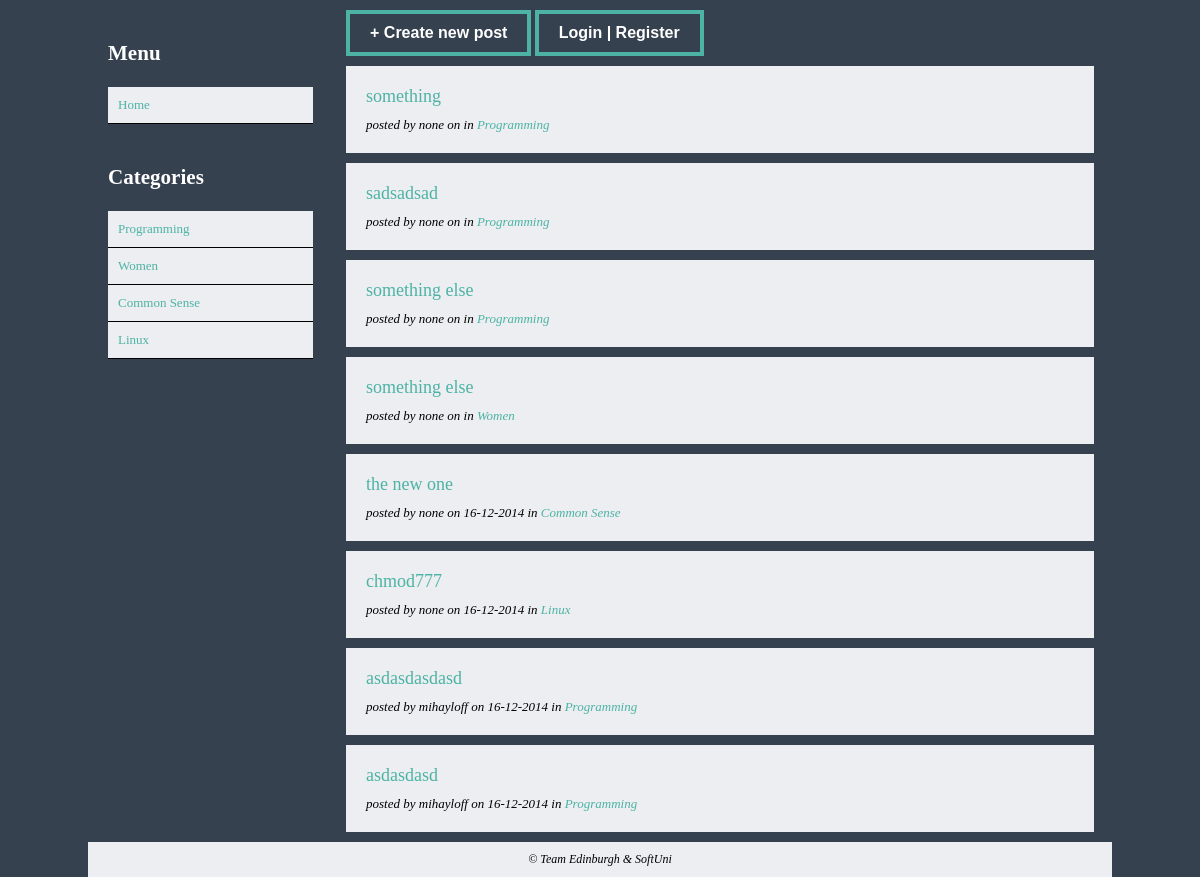
Before: / with the older database file.
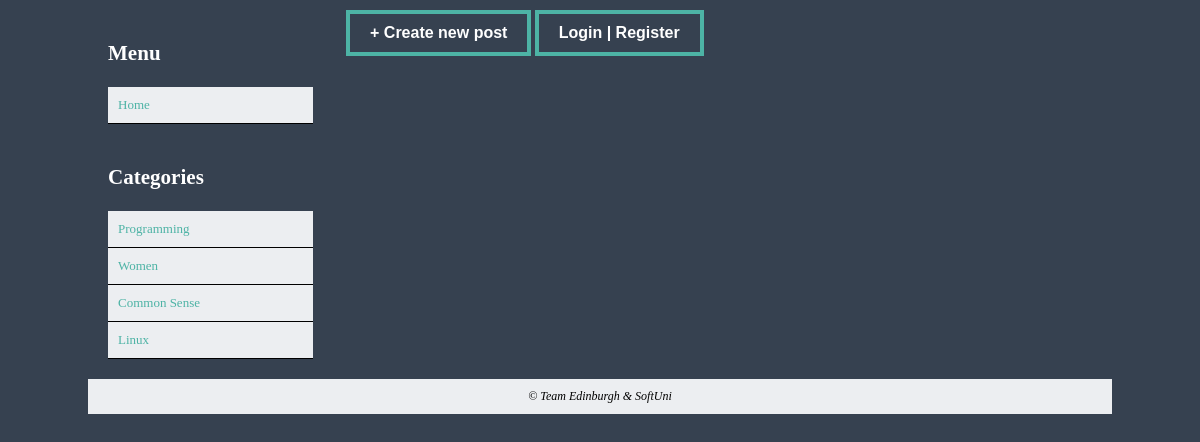
After: the same page with the newer database file.
### tables this page shows
CREATE TABLE IF NOT EXISTS `categories` (
  `Type` varchar(50) NOT NULL
);

CREATE TABLE IF NOT EXISTS `posts` (
`post_id` int(11) NOT NULL,
  `heading` varchar(50) NOT NULL,
  `author` varchar(50) NOT NULL,
  `content` text NOT NULL,
  `category` varchar(50) NOT NULL,
  `date` varchar(20) NOT NULL
);

### lib/database.php (called while the page is built, shortened)
<?php
class DB {
    static $conn;
    public function __construct() {
        self::$conn = mysqli_connect( DB_HOST, DB_USER,
            DB_PASS, DB_NAME );
        mysqli_query( self::$conn, "SET NAMES utf8" );
    }
    public function get_results( $sql ) {
        $result = mysqli_query( self::$conn, $sql );
        $return = array();
        while ( $row = mysqli_fetch_object( $result ) ) {
            $return[] = $row;
        }
        return $return;
    }
}

### index.php (the view, shortened to what this page needs)
<?php
require_once './lib/database.php';
?>
<!DOCTYPE html>
<html>
<head>
    <link rel="stylesheet" type="text/css" href="css/styles.css">
</head>
<body>
<div id="main-container">
    <div id="left">
        <section>
            <header><h3>Menu</h3></header>
            <ul>
                <li>
                    <a href="index.php">Home</a>
                </li>
            </ul>
        </section>
        <section>
            <header><h3>Categories</h3></header>
            <ul>
                <li>
                    <?php
                    $db = new DB();
                    $query = $db->get_results('SELECT * FROM categories');
                    if (!$query) {
                        die('Error in database.');
                    } else {
                        foreach ($query as $row) {
                            echo '<a href="index.php?category='.$row->Type.'">'.$row->Type.'</a>';
                        }
                    }
                    ?>
                </li>
            </ul>
        </section>
    </div>
    <div id="right">
        <div id="actions">
            <button onclick="location.href='newPost.php'">+ Create new post</button>
            <?php
            if (empty($_SESSION['loggedIn'])) {
                echo '<button onclick="location.href=\'loginPage.php\'">Login | Register</button>';
            } else {
                echo '<button onclick="location.href=\'logout.php\'">Logout</button>';
                echo '<p id=showUsername>'.'Logged in as <strong>' . $_SESSION['username'] .'</strong></p>';
            }
            ?>
        </div>
        <?php
        $db = new DB();
        if (!empty($_GET['category'])) {
            $category = htmlspecialchars($_GET['category']);
            $sql = "SELECT * FROM posts WHERE category='".$category."'";
        } else {
            $sql = "SELECT * FROM posts";
        }
        $result = $db->get_results($sql);
        foreach ($result as $post) { ?>
            <article>
                <header><a href="./post.php?post=<?php echo $post->post_id ?>"><?php echo $post->heading ?></a></header>
                <em>posted by <?php echo $post->author ?> on <?php echo $post->date ?> in
                    <a href="<?php echo 'index.php?category=' . $post->category ?>"><?php echo $post->category ?></a></em>
            </article>
        <?php
        }
        ?>
    </div>
    <footer>
        <em>&copy; Team Edinburgh & SoftUni</em>
    </footer>
</div>
</body>
</html>

### css/styles.css (style rules this page uses)
html, body { background-color: #364150; font: 13px Tahoma; color: #fff; margin: 0; padding: 0; }
a { color: #4db3a5; text-decoration: none; }
button { color: #fff; background-color: #364150; font-weight: 600; padding: 10px 20px; font-size: 16px; border: 4px solid #4db3a5; outline: none; cursor: pointer; transition: .5s ease; }
#main-container { width: 1024px; margin: 0 auto; }
#main-container > #left { width: 20%; display: inline-block; margin-right: 20px; padding: 10px; vertical-align: top; }
#main-container > #right { width: 73%; display: inline-block; padding: 10px; vertical-align: top; }
#left > section { padding: 10px; width: 100%; }
#left > section > header { font-size: 18px; font-weight: normal; }
#left > section > ul { list-style-type: none; margin: 0; padding: 0; }
#left > section > ul > li a { display: block; padding: 10px 10px; background-color: #eceef1; border-bottom: 1px solid #000; transition: .5s ease; }
footer { background-color: #eceef1; text-align: center; color: #000; padding: 10px; font-size: 12px; }
#right > article { background-color: #eceef1; color: #000; padding: 20px; margin-top: 10px; }
#right > article > header { font-size: 18px; font-weight: normal; padding: 0 0 10px 0; }

Changed rows visible on the page:
removed posts: heading "something", author "none", category "Programming"
removed posts: heading "sadsadsad", author "none", category "Programming"
removed posts: heading "something else", author "none", category "Programming"
removed posts: heading "something else", author "none", category "Women"
removed posts: heading "the new one", author "none", date "16-12-2014", category "Common Sense"
removed posts: heading "chmod777", author "none", date "16-12-2014", category "Linux"
removed posts: heading "asdasdasdasd", author "mihayloff", date "16-12-2014", category "Programming"
removed posts: heading "asdasdasd", author "mihayloff", date "16-12-2014", category "Programming"
